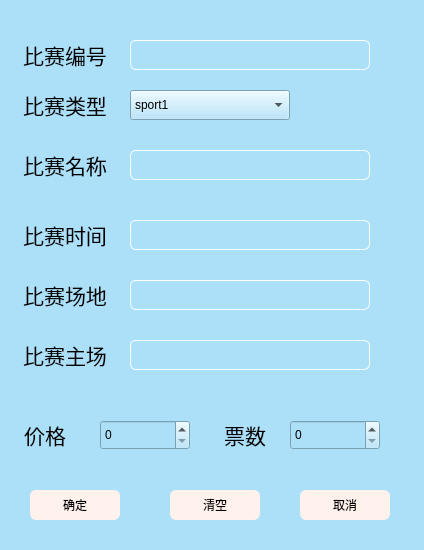
<?xml version="1.0" encoding="UTF-8"?>
<ui version="4.0">
 <class>addSports</class>
 <widget class="QWidget" name="addSports">
  <property name="geometry">
   <rect>
    <x>0</x>
    <y>0</y>
    <width>424</width>
    <height>550</height>
   </rect>
  </property>
  <property name="windowTitle">
   <string>添加球票</string>
  </property>
  <property name="windowIcon">
   <iconset resource="resource.qrc">
    <normaloff>:/Qt-picture/MDLQ.jpeg</normaloff>:/Qt-picture/MDLQ.jpeg</iconset>
  </property>
  <property name="styleSheet">
   <string notr="true">background-color: rgb(172, 224, 249);</string>
  </property>
  <widget class="QLabel" name="label">
   <property name="geometry">
    <rect>
     <x>20</x>
     <y>90</y>
     <width>90</width>
     <height>30</height>
    </rect>
   </property>
   <property name="font">
    <font>
     <family>华文楷体</family>
     <pointsize>16</pointsize>
     <italic>false</italic>
     <bold>false</bold>
    </font>
   </property>
   <property name="styleSheet">
    <string notr="true">font: 16pt &quot;华文楷体&quot;;</string>
   </property>
   <property name="text">
    <string>比赛类型</string>
   </property>
   <property name="alignment">
    <set>Qt::AlignmentFlag::AlignCenter</set>
   </property>
  </widget>
  <widget class="QLabel" name="label_2">
   <property name="geometry">
    <rect>
     <x>20</x>
     <y>150</y>
     <width>90</width>
     <height>30</height>
    </rect>
   </property>
   <property name="font">
    <font>
     <family>华文楷体</family>
     <pointsize>16</pointsize>
     <italic>false</italic>
     <bold>false</bold>
    </font>
   </property>
   <property name="styleSheet">
    <string notr="true">font: 16pt &quot;华文楷体&quot;;</string>
   </property>
   <property name="text">
    <string>比赛名称</string>
   </property>
   <property name="alignment">
    <set>Qt::AlignmentFlag::AlignCenter</set>
   </property>
  </widget>
  <widget class="QLabel" name="label_3">
   <property name="geometry">
    <rect>
     <x>20</x>
     <y>220</y>
     <width>90</width>
     <height>30</height>
    </rect>
   </property>
   <property name="font">
    <font>
     <family>华文楷体</family>
     <pointsize>16</pointsize>
     <italic>false</italic>
     <bold>false</bold>
    </font>
   </property>
   <property name="styleSheet">
    <string notr="true">font: 16pt &quot;华文楷体&quot;;</string>
   </property>
   <property name="text">
    <string>比赛时间</string>
   </property>
   <property name="alignment">
    <set>Qt::AlignmentFlag::AlignCenter</set>
   </property>
  </widget>
  <widget class="QLabel" name="label_4">
   <property name="geometry">
    <rect>
     <x>20</x>
     <y>280</y>
     <width>90</width>
     <height>30</height>
    </rect>
   </property>
   <property name="font">
    <font>
     <family>华文楷体</family>
     <pointsize>16</pointsize>
     <italic>false</italic>
     <bold>false</bold>
    </font>
   </property>
   <property name="styleSheet">
    <string notr="true">font: 16pt &quot;华文楷体&quot;;</string>
   </property>
   <property name="text">
    <string>比赛场地</string>
   </property>
   <property name="alignment">
    <set>Qt::AlignmentFlag::AlignCenter</set>
   </property>
  </widget>
  <widget class="QLabel" name="label_5">
   <property name="geometry">
    <rect>
     <x>20</x>
     <y>340</y>
     <width>90</width>
     <height>30</height>
    </rect>
   </property>
   <property name="font">
    <font>
     <family>华文楷体</family>
     <pointsize>16</pointsize>
     <italic>false</italic>
     <bold>false</bold>
    </font>
   </property>
   <property name="styleSheet">
    <string notr="true">font: 16pt &quot;华文楷体&quot;;</string>
   </property>
   <property name="text">
    <string>比赛主场</string>
   </property>
   <property name="alignment">
    <set>Qt::AlignmentFlag::AlignCenter</set>
   </property>
  </widget>
  <widget class="QLabel" name="label_6">
   <property name="geometry">
    <rect>
     <x>0</x>
     <y>420</y>
     <width>90</width>
     <height>30</height>
    </rect>
   </property>
   <property name="font">
    <font>
     <family>华文楷体</family>
     <pointsize>16</pointsize>
     <italic>false</italic>
     <bold>false</bold>
    </font>
   </property>
   <property name="styleSheet">
    <string notr="true">font: 16pt &quot;华文楷体&quot;;</string>
   </property>
   <property name="text">
    <string>价格</string>
   </property>
   <property name="alignment">
    <set>Qt::AlignmentFlag::AlignCenter</set>
   </property>
  </widget>
  <widget class="QLabel" name="label_7">
   <property name="geometry">
    <rect>
     <x>200</x>
     <y>420</y>
     <width>90</width>
     <height>30</height>
    </rect>
   </property>
   <property name="font">
    <font>
     <family>华文楷体</family>
     <pointsize>16</pointsize>
     <italic>false</italic>
     <bold>false</bold>
    </font>
   </property>
   <property name="styleSheet">
    <string notr="true">font: 16pt &quot;华文楷体&quot;;</string>
   </property>
   <property name="text">
    <string>票数</string>
   </property>
   <property name="alignment">
    <set>Qt::AlignmentFlag::AlignCenter</set>
   </property>
  </widget>
  <widget class="QComboBox" name="sportsType">
   <property name="geometry">
    <rect>
     <x>130</x>
     <y>90</y>
     <width>160</width>
     <height>30</height>
    </rect>
   </property>
   <property name="styleSheet">
    <string notr="true">font: 10pt &quot;Stencil&quot;;</string>
   </property>
   <item>
    <property name="text">
     <string>sport1</string>
    </property>
   </item>
   <item>
    <property name="text">
     <string>sport2</string>
    </property>
   </item>
   <item>
    <property name="text">
     <string>sport3</string>
    </property>
   </item>
   <item>
    <property name="text">
     <string>sport4</string>
    </property>
   </item>
   <item>
    <property name="text">
     <string>sport5</string>
    </property>
   </item>
   <item>
    <property name="text">
     <string>sport6</string>
    </property>
   </item>
  </widget>
  <widget class="QLineEdit" name="gamename">
   <property name="geometry">
    <rect>
     <x>130</x>
     <y>150</y>
     <width>240</width>
     <height>30</height>
    </rect>
   </property>
   <property name="styleSheet">
    <string notr="true">QLineEdit{ border-radius:6; border:1px solid white}</string>
   </property>
  </widget>
  <widget class="QLineEdit" name="gameTime">
   <property name="geometry">
    <rect>
     <x>130</x>
     <y>220</y>
     <width>240</width>
     <height>30</height>
    </rect>
   </property>
   <property name="styleSheet">
    <string notr="true">QLineEdit{ border-radius:6; border:1px solid white}</string>
   </property>
  </widget>
  <widget class="QLineEdit" name="gamePlace">
   <property name="geometry">
    <rect>
     <x>130</x>
     <y>280</y>
     <width>240</width>
     <height>30</height>
    </rect>
   </property>
   <property name="styleSheet">
    <string notr="true">QLineEdit{ border-radius:6; border:1px solid white}</string>
   </property>
  </widget>
  <widget class="QLineEdit" name="gameHost">
   <property name="geometry">
    <rect>
     <x>130</x>
     <y>340</y>
     <width>240</width>
     <height>30</height>
    </rect>
   </property>
   <property name="styleSheet">
    <string notr="true">QLineEdit{ border-radius:6; border:1px solid white}</string>
   </property>
  </widget>
  <widget class="QSpinBox" name="ticketPrice">
   <property name="geometry">
    <rect>
     <x>100</x>
     <y>420</y>
     <width>90</width>
     <height>30</height>
    </rect>
   </property>
   <property name="maximum">
    <number>10000</number>
   </property>
  </widget>
  <widget class="QSpinBox" name="ticketCount">
   <property name="geometry">
    <rect>
     <x>290</x>
     <y>420</y>
     <width>90</width>
     <height>30</height>
    </rect>
   </property>
   <property name="maximum">
    <number>10000</number>
   </property>
  </widget>
  <widget class="QPushButton" name="okBtn">
   <property name="geometry">
    <rect>
     <x>30</x>
     <y>490</y>
     <width>90</width>
     <height>30</height>
    </rect>
   </property>
   <property name="styleSheet">
    <string notr="true">QPushButton{ border:1px solid #fff1eb; border-radius:6; 
background-color:#fff1eb; font: 16pt &quot;华文楷体&quot;;}
QPushButton:hover{border:2px solid black;}</string>
   </property>
   <property name="text">
    <string>确定</string>
   </property>
  </widget>
  <widget class="QPushButton" name="noBtn">
   <property name="geometry">
    <rect>
     <x>300</x>
     <y>490</y>
     <width>90</width>
     <height>30</height>
    </rect>
   </property>
   <property name="styleSheet">
    <string notr="true">QPushButton{ border:1px solid #fff1eb; border-radius:6; 
background-color:#fff1eb; font: 16pt &quot;华文楷体&quot;;}
QPushButton:hover{border:2px solid black;}</string>
   </property>
   <property name="text">
    <string>取消</string>
   </property>
  </widget>
  <widget class="QPushButton" name="clearBtn">
   <property name="geometry">
    <rect>
     <x>170</x>
     <y>490</y>
     <width>90</width>
     <height>30</height>
    </rect>
   </property>
   <property name="styleSheet">
    <string notr="true">QPushButton{ border:1px solid #fff1eb; border-radius:6; 
background-color:#fff1eb; font: 16pt &quot;华文楷体&quot;;}
QPushButton:hover{border:2px solid black;}</string>
   </property>
   <property name="text">
    <string>清空</string>
   </property>
  </widget>
  <widget class="QLabel" name="label_8">
   <property name="geometry">
    <rect>
     <x>20</x>
     <y>40</y>
     <width>90</width>
     <height>30</height>
    </rect>
   </property>
   <property name="font">
    <font>
     <family>华文楷体</family>
     <pointsize>16</pointsize>
     <italic>false</italic>
     <bold>false</bold>
    </font>
   </property>
   <property name="styleSheet">
    <string notr="true">
font: 16pt &quot;华文楷体&quot;;</string>
   </property>
   <property name="text">
    <string>比赛编号</string>
   </property>
   <property name="alignment">
    <set>Qt::AlignmentFlag::AlignCenter</set>
   </property>
  </widget>
  <widget class="QLineEdit" name="gamenumber">
   <property name="geometry">
    <rect>
     <x>130</x>
     <y>40</y>
     <width>240</width>
     <height>30</height>
    </rect>
   </property>
   <property name="styleSheet">
    <string notr="true">QLineEdit{ border-radius:6; border:1px solid white}</string>
   </property>
  </widget>
 </widget>
 <resources>
  <include location="resource.qrc"/>
 </resources>
 <connections/>
</ui>
